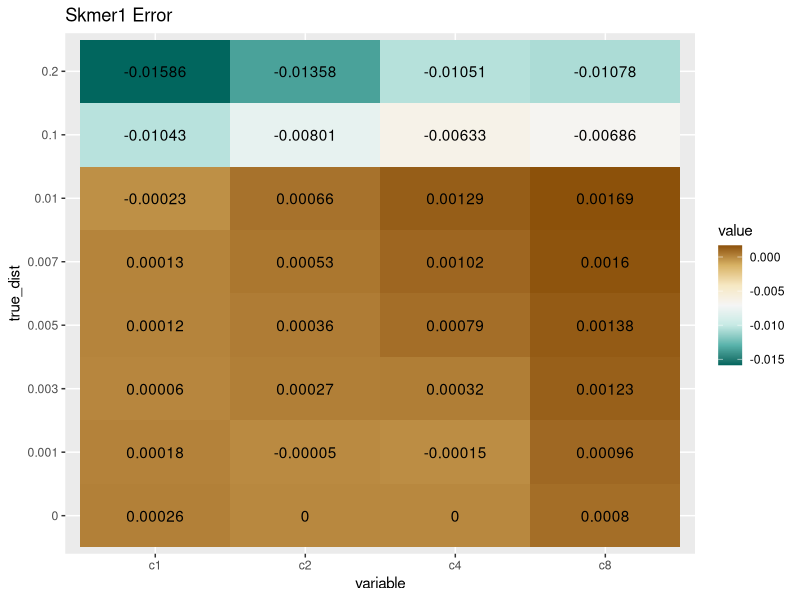
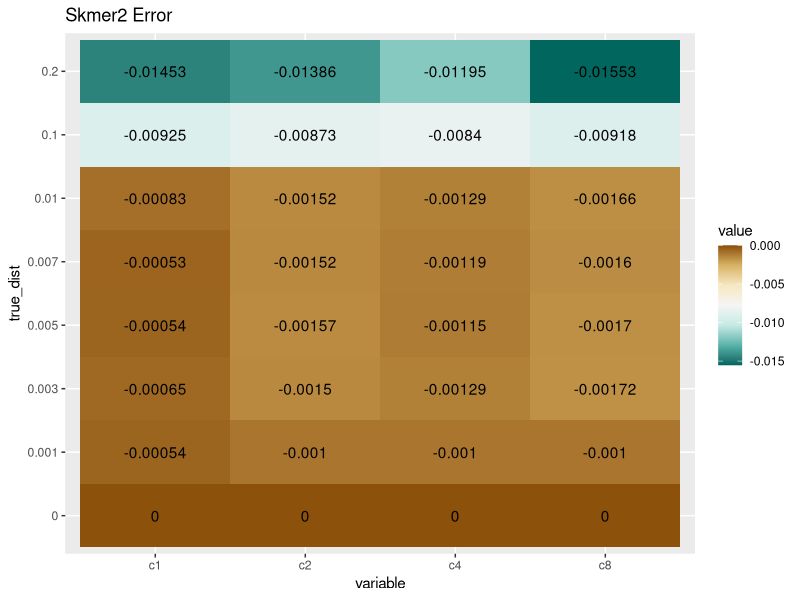
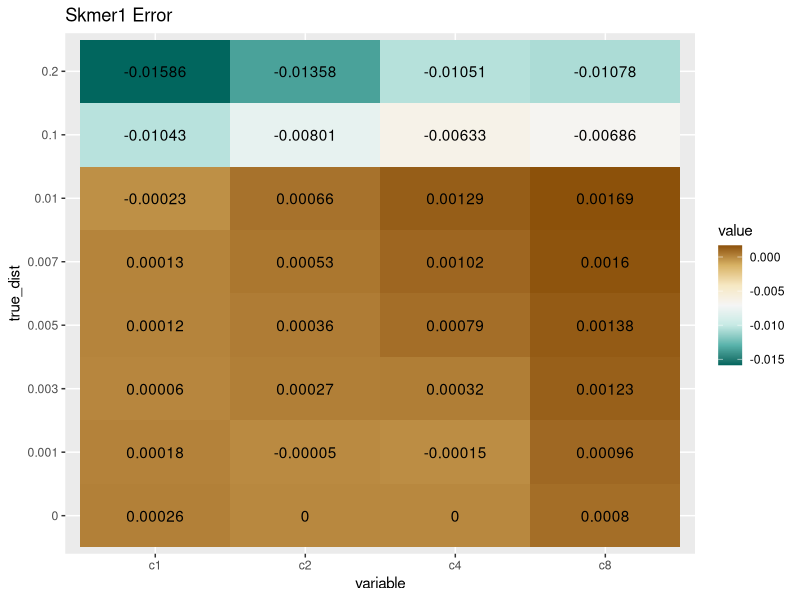
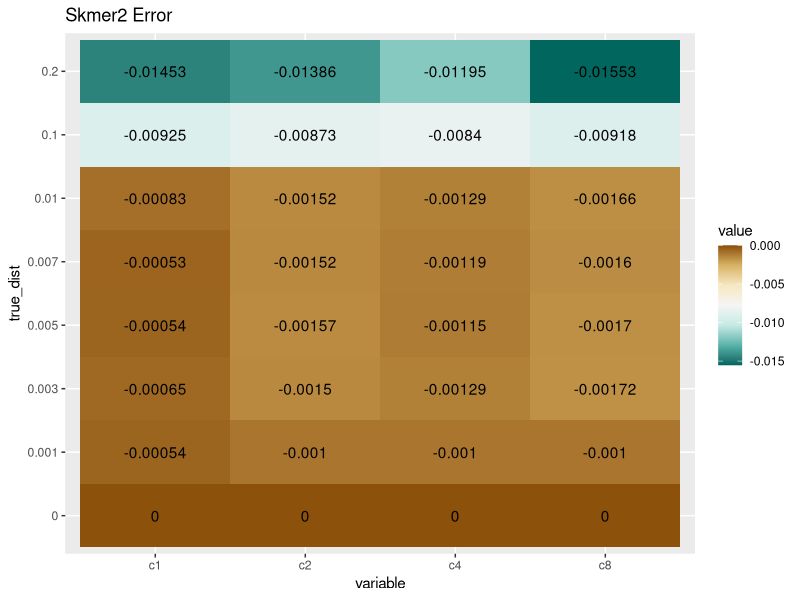

R code for these plots, in order:

library(data.table)
library(ggplot2)

setwd("~/Desktop/calab_data/code_bases/Skmer-2/R_skmer/")
options(scipen = 100, digits = 5)

skmer1_mtrx = fread("./skmer1_matrices/skmer1_moss_skims_dist_mat.txt", header=TRUE)
genome_dists = skmer1_mtrx[1]

true_dist =  data.table(true_dist = c(0, 0.001, 0.003, 0.005, 0.007, 0.01, 0.1, 0.2), 
                               c1 = c(0, 0.001, 0.003, 0.005, 0.007, 0.01, 0.1, 0.2),
                               c2 = c(0, 0.001, 0.003, 0.005, 0.007, 0.01, 0.1, 0.2),
                               c4 = c(0, 0.001, 0.003, 0.005, 0.007, 0.01, 0.1, 0.2),
                               c8 = c(0, 0.001, 0.003, 0.005, 0.007, 0.01, 0.1, 0.2))
  
skmer1_dists = data.table(true_dist = c(0, 0.001, 0.003, 0.005, 0.007, 0.01, 0.1, 0.2), 
                          c1 = c(0, 0.001, 0.003, 0.005, 0.007, 0.01, 0.1, 0.2),
                          c2 = c(0, 0.001, 0.003, 0.005, 0.007, 0.01, 0.1, 0.2),
                          c4 = c(0, 0.001, 0.003, 0.005, 0.007, 0.01, 0.1, 0.2),
                          c8 = c(0, 0.001, 0.003, 0.005, 0.007, 0.01, 0.1, 0.2))

for (x in c(2:ncol(genome_dists))){
  name = names(genome_dists[,..x])
  name_split = strsplit(name, split = "_")
  t_d = name_split[[1]][2]
  t_d = ifelse(t_d=="genome", 0, t_d)
  cov = paste("c", name_split[[1]][3], sep = "")
  
  skmer1_dists[(true_dist == t_d), (cov) := genome_dists[,..x][[1]]]
}

skmer1_dists = skmer1_dists[,c(1,2,3,4,5)]
true_dist = true_dist[,c(1,2,3,4,5)]

error_matrix = skmer1_dists - true_dist
error_matrix$true_dist = c("0", "0.001", "0.003", "0.005", "0.007", "0.01", "0.1", "0.2")
error_melt = melt(error_matrix, id.vars = c("true_dist"))

skmer1 = ggplot(data = error_melt, aes(x = variable, y = true_dist, fill = value)) +
  geom_tile() + geom_text(aes(label=round(value, digits = 5))) +
  scale_fill_distiller(palette = "BrBG") + ggtitle("Skmer1 Error")
skmer1

#############

skmer2_dists = data.table(true_dist = c(0, 0.001, 0.003, 0.005, 0.007, 0.01, 0.1, 0.2), 
                          c1 = c(0, 0.001, 0.003, 0.005, 0.007, 0.01, 0.1, 0.2),
                          c2 = c(0, 0.001, 0.003, 0.005, 0.007, 0.01, 0.1, 0.2),
                          c4 = c(0, 0.001, 0.003, 0.005, 0.007, 0.01, 0.1, 0.2),
                          c8 = c(0, 0.001, 0.003, 0.005, 0.007, 0.01, 0.1, 0.2))

skmer2_mtrx = fread("./skmer2_matrices/skmer2_moss_skims_dist_mat.txt", header=TRUE)
genome_dists = skmer2_mtrx[1]

for (x in c(2:ncol(genome_dists))){
  name = names(genome_dists[,..x])
  name_split = strsplit(name, split = "_")
  t_d = name_split[[1]][2]
  t_d = ifelse(t_d=="genome", 0, t_d)
  cov = paste("c", name_split[[1]][3], sep = "")
  
  skmer2_dists[(true_dist == t_d), (cov) := genome_dists[,..x][[1]]]
}

skmer2_dists = skmer2_dists[,c(1,2,3,4,5)]
true_dist = true_dist[,c(1,2,3,4,5)]

error_matrix = skmer2_dists - true_dist
error_matrix$true_dist = c("0", "0.001", "0.003", "0.005", "0.007", "0.01", "0.1", "0.2")
error_melt = melt(error_matrix, id.vars = c("true_dist"))

skmer2 = ggplot(data = error_melt, aes(x = variable, y = true_dist, fill = value)) +
  geom_tile() + geom_text(aes(label=round(value, digits = 5))) +
  scale_fill_distiller(palette = "BrBG") + ggtitle("Skmer2 Error")
skmer2

par(mfrow = c(1, 2))
skmer1
skmer2
